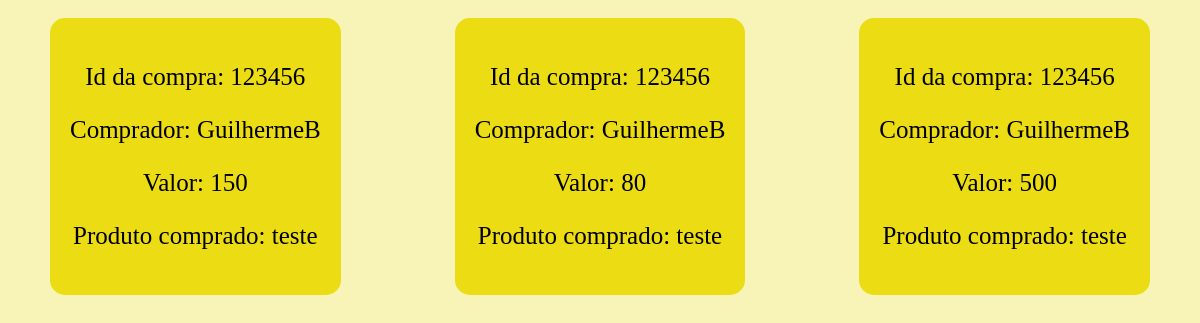
Page /minhas_compras/ (signed in) on the earlier database version.
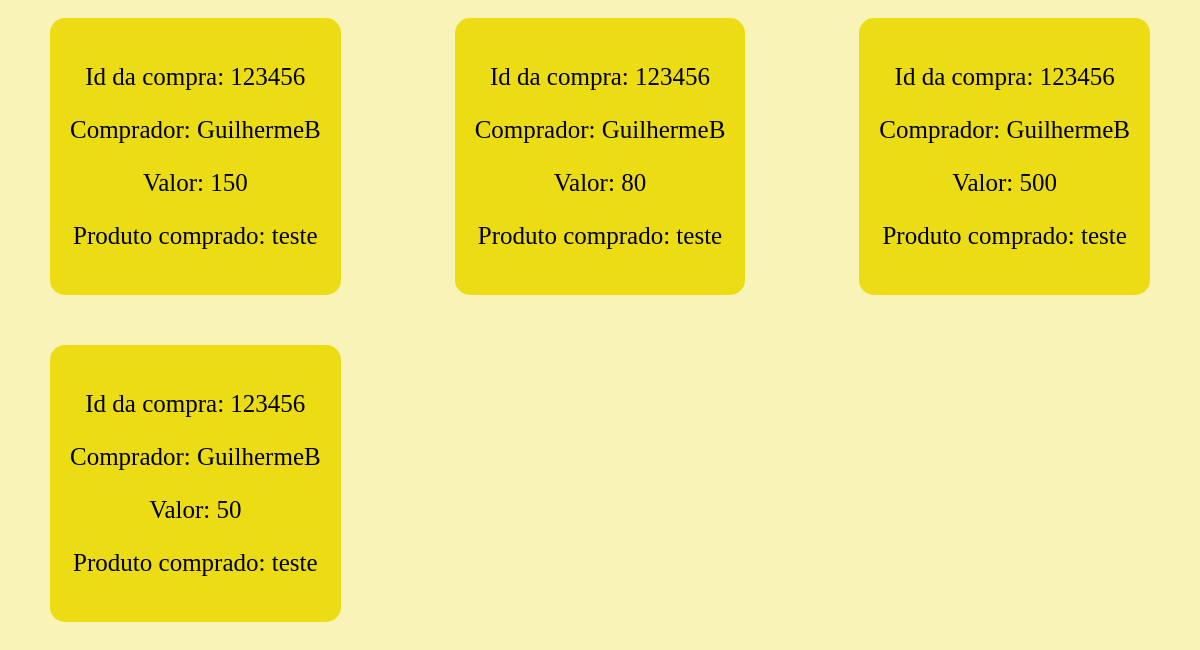
Same page on the later database version.
### home/models.py (models this page shows)
class Tesouro_Direto_Compra(models.Model):
    comprador = models.ForeignKey(User, null=True, on_delete=models.SET_NULL)
    valor = models.PositiveIntegerField()
    produto = models.ForeignKey(Novo_Tesouro_Direto, null=True, on_delete=models.SET_NULL)
    id_compra = models.PositiveIntegerField(default='123456')

class Novo_Tesouro_Direto(models.Model):
    nome = models.CharField(max_length=255)
    vencimento = models.DateField()
    indexador = models.CharField(max_length=255)
    taxa = models.CharField(max_length=255)
    preco_unidade = models.PositiveIntegerField()
    def __str__(self):
        return self.nome

### home/views.py (the view)
# urls.py: path('minhas_compras/', views.minhas_compras, name="minhas_compras"),
def minhas_compras(request):
    compras = Tesouro_Direto_Compra.objects.filter(comprador = request.user)
    context = { 'compras':compras }
    return render(request, 'minhas_compras.html', context)

### templates/minhas_compras.html
{% extends 'layout_produtos.html' %}
{% block content %}
<div class="grid-container">
  {% for compra in compras %}
  <div class="grid-item">
    <p>Id da compra: {{ compra.id_compra }}</p>
    <p>Comprador: {{ compra.comprador }}</p>
    <p>Valor: {{ compra.valor }}</p>
    <p>Produto comprado: {{ compra.produto }}</p>
  </div>
  {% endfor %}
</div>
{% endblock %}

### templates/layout_produtos.html (shortened to what this page needs)
<html>
  <head>
  </head>
  <body>
    {% block content %} {% endblock %}
  </body>
</html>

### templates/layout_produtos.html (style rules this page uses)
body { background-color: rgba(235, 220, 19, 0.3); }
.grid-container { display: grid; justify-content: space-around; grid-template-columns: auto auto auto; padding: 10px; grid-column-gap: 50px; grid-row-gap: 50px; }
.grid-item { background-color: #ebdc13; padding: 20px; font-size: 25px; text-align: center; border-radius:15px; }

Differences in the rows shown:
added Tesouro_Direto_Compra: id_compra "123456", comprador "GuilhermeB", valor "50", produto "teste"
